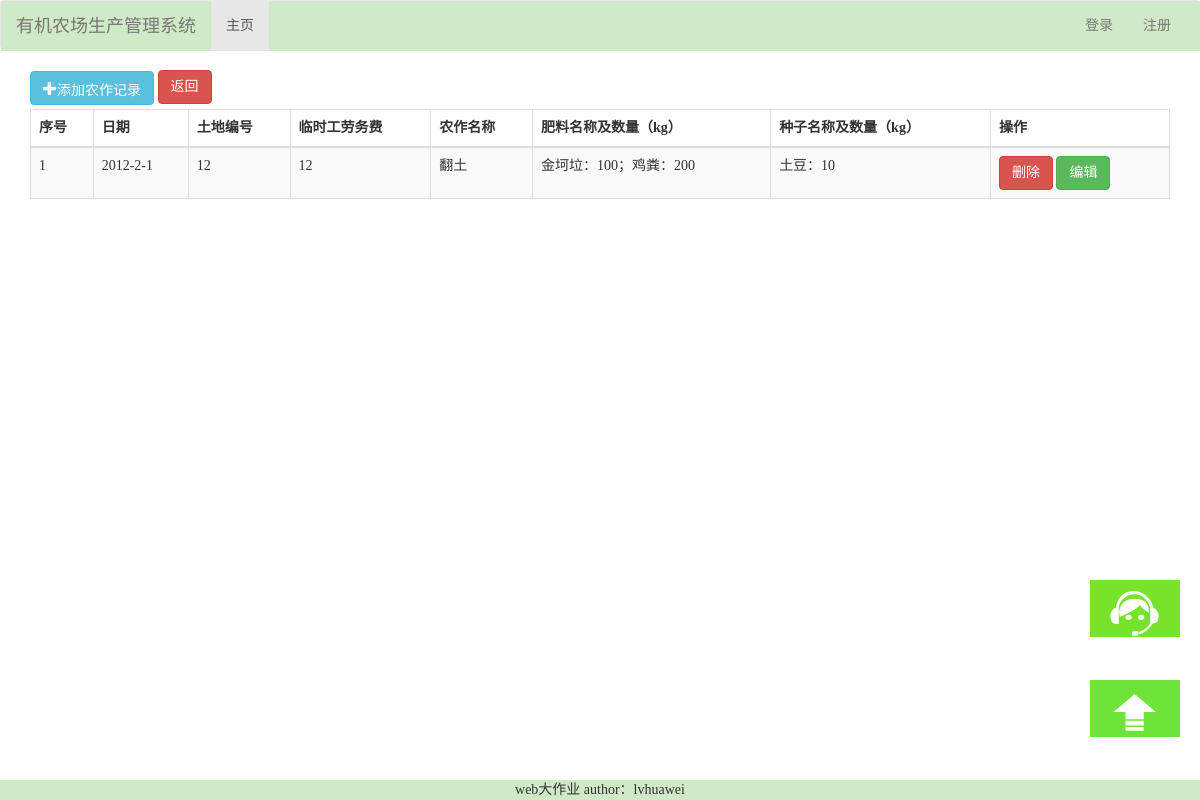
/croprecords/, run on the app's committed database.
### login/models.py (models this page shows, shortened)
class CropRecords(models.Model):
    croprecords_date = models.CharField(max_length=15)
    land_id = models.CharField(max_length=10)
    tlc = models.CharField(max_length=10, null=True)
    crop_name = models.CharField(max_length=10)
    naworm = models.CharField(max_length=32, default="无")
    nanosu = models.CharField(max_length=32, default="无")

### login/views.py (the view)
# urls.py: url(r'^croprecords/', views.croprecords),
def croprecords(request):
	croprecords_list = CropRecords.objects.all()
	return render(request, "croprecords/croprecords.html", {"croprecords_list": croprecords_list})

### login/templates/croprecords/croprecords.html (shortened to what this page needs)
{% extends "base.html" %}
{% block content %}
    <div class="container" style="padding-bottom: 5px;">
        <a href="/addcroprecords/" class="btn btn-info glyphicon glyphicon-plus">添加农作记录</a>
        <a href="/returnfarmer/" class="btn btn-danger">返回</a>
    </div>
    <div class="container">
        <table class="table table-striped table-hover table-bordered">
            <thead>
            <tr>
                <th>序号</th>
                <th>日期</th>
                <th>土地编号</th>
                <th>临时工劳务费</th>
                <th>农作名称</th>
                <th>肥料名称及数量（kg）</th>
                <th>种子名称及数量（kg）</th>
                <th class="last">操作</th>
            </tr>
            </thead>
            <tbody>
            {% for croprecords in croprecords_list %}
                <tr>
                    <td>{{ forloop.counter }}</td>
                    <td>{{ croprecords.croprecords_date}}</td>
                    <td>{{ croprecords.land_id }}</td>
                    <td>{{ croprecords.tlc }}</td>
                    <td>{{ croprecords.crop_name }}</td>
                    <td>{{ croprecords.naworm }}</td>
                    <td>{{ croprecords.nanosu }}</td>
                    <td>
                        <a href="/delcroprecords/{{ croprecords.pk }}" class="btn btn-danger" >删除</a>
                        <a href="/editcroprecords/{{ croprecords.pk }}" class="btn btn-success" >编辑</a>
                    </td>
                </tr>
            {% endfor %}
            </tbody>
        </table>
    </div>
{% endblock %}

### templates/base.html (style rules this page uses)
* { margin: 0; padding: 0; }

### data on the page
CropRecords: croprecords_date "2012-2-1", land_id "12", tlc "12", crop_name "翻土", naworm "金坷垃：100；鸡粪：200", nanosu "土豆：10"
